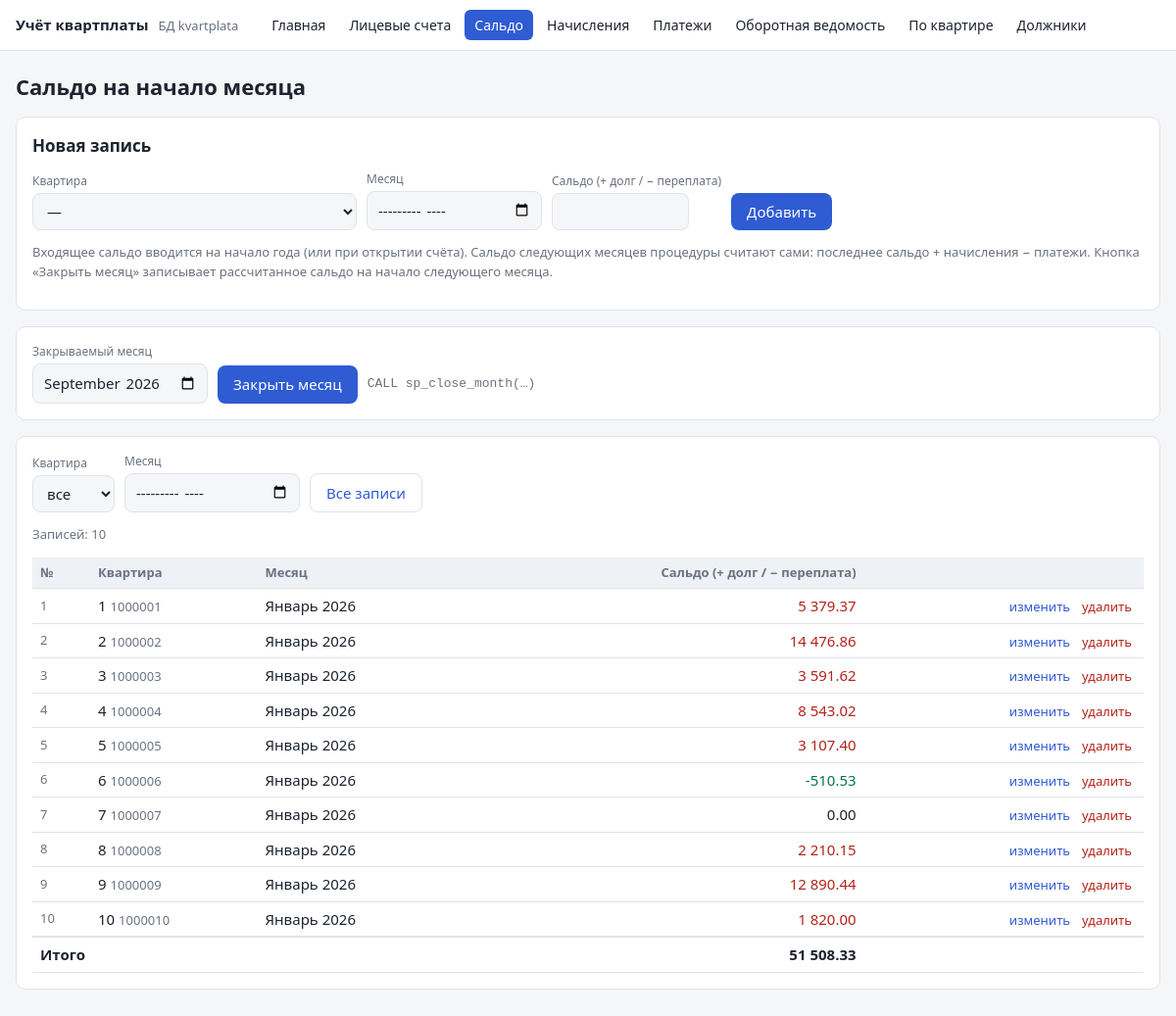
Page /lab_3/web/edit.php?t=saldo on the committed database.
### tables this page shows
CREATE TABLE saldo (
    id         INT UNSIGNED  NOT NULL AUTO_INCREMENT,
    account_id INT UNSIGNED  NOT NULL COMMENT 'Лицевой счёт',
    period     DATE          NOT NULL COMMENT 'Месяц (1-е число), на начало которого зафиксировано сальдо',
    amount     DECIMAL(12,2) NOT NULL COMMENT 'Сальдо: + долг / − переплата',
    PRIMARY KEY (id),
    UNIQUE KEY uq_saldo (account_id, period),
    CONSTRAINT fk_saldo_account FOREIGN KEY (account_id) REFERENCES accounts (id)
        ON DELETE CASCADE,
    CONSTRAINT chk_saldo_period CHECK (DAYOFMONTH(period) = 1)
);

CREATE TABLE accounts (
    id         INT UNSIGNED  NOT NULL AUTO_INCREMENT,
    account_no VARCHAR(10)   NOT NULL COMMENT 'Номер лицевого счёта',
    flat       SMALLINT UNSIGNED NOT NULL COMMENT 'Номер квартиры',
    owner      VARCHAR(150)  NOT NULL COMMENT 'Ответственный квартиросъёмщик',
    area       DECIMAL(6,2)  NOT NULL COMMENT 'Общая площадь, м²',
    residents  TINYINT UNSIGNED NOT NULL DEFAULT 1 COMMENT 'Число проживающих',
    PRIMARY KEY (id),
    UNIQUE KEY uq_account_no (account_no),
    UNIQUE KEY uq_flat (flat),
    CONSTRAINT chk_account_no CHECK (account_no REGEXP '^[0-9]{6,10}$'),
    CONSTRAINT chk_area CHECK (area > 0)
);

### lab_3/web/edit.php (the view, shortened to what this page needs)
<?php
require __DIR__ . '/lib.php';
$tables = [
    'accounts' => [
        'title'  => 'Лицевые счета',
        'order'  => 'a.flat',
        'fields' => [
            'account_no' => ['Лицевой счёт', 'text', 'pattern' => '[0-9]{6,10}'],
            'flat'       => ['Квартира', 'int'],
            'owner'      => ['Квартиросъёмщик', 'text', 'size' => 32],
            'area'       => ['Площадь, м²', 'money'],
            'residents'  => ['Проживает', 'int'],
        ],
    ],
    'saldo' => [
        'title'  => 'Сальдо на начало месяца',
        'order'  => 't.period DESC, a.flat',
        'filter' => 'period',
        'fields' => [
            'account_id' => ['Квартира', 'account'],
            'period'     => ['Месяц', 'month'],
            'amount'     => ['Сальдо (+ долг / − переплата)', 'money', 'signed' => true],
        ],
        'help'   => 'Входящее сальдо вводится на начало года (или при открытии счёта). '
                  . 'Сальдо следующих месяцев процедуры считают сами: последнее сальдо + начисления − платежи. '
                  . 'Кнопка «Закрыть месяц» записывает рассчитанное сальдо на начало следующего месяца.',
    ],
    'charges' => [
        'title'  => 'Начисления',
        'order'  => 't.period DESC, a.flat, t.service',
        'filter' => 'period',
        'fields' => [
            'account_id' => ['Квартира', 'account'],
            'period'     => ['Расчётный месяц', 'month'],
            'service'    => ['Услуга', 'select', 'options' => SERVICES],
            'amount'     => ['Сумма', 'money', 'signed' => true],
        ],
        'help'   => 'Отрицательная сумма — перерасчёт (уменьшение начисления).',
    ],
    'payments' => [
        'title'  => 'Платежи',
        'order'  => 't.pay_date DESC, a.flat',
        'filter' => 'pay_date',
        'fields' => [
            'account_id' => ['Квартира', 'account'],
            'pay_date'   => ['Дата поступления', 'date'],
            'amount'     => ['Сумма', 'money'],
            'source'     => ['Способ', 'select', 'options' => PAY_SOURCES],
            'doc_no'     => ['№ документа', 'text', 'optional' => true],
        ],
        'help'   => 'Платёж учитывается в месяце поступления на расчётный счёт.',
    ],
];
$t = array_key_exists($_GET['t'] ?? '', $tables) ? $_GET['t'] : 'accounts';
$cfg = $tables[$t];
$fields = $cfg['fields'];
$self = 'edit.php?t=' . $t;
$fAccount = (int)($_GET['account'] ?? 0);
$fMonth = preg_match('/^\d{4}-\d{2}$/', $_GET['month'] ?? '') ? $_GET['month'] : null;
$form = [];
$editId = (int)($_GET['edit'] ?? 0);
$where = [];
$params = [];
if ($t !== 'accounts') {
    $sql = "SELECT t.*, a.flat, a.account_no FROM $t t JOIN accounts a ON a.id = t.account_id"
         . ($where ? ' WHERE ' . implode(' AND ', $where) : '') . " ORDER BY {$cfg['order']}";
} else {
    $sql = "SELECT a.* FROM accounts a ORDER BY {$cfg['order']}";
}
$stmt = db()->prepare($sql);
$stmt->execute($params);
$rows = $stmt->fetchAll();
$accounts = accounts();
function input(string $name, array $f, $value): string
{
    $v = h((string)$value);
    $req = empty($f['optional']) ? 'required' : '';
    switch ($f[1]) {
        case 'account':
            global $accounts;
            $o = '<option value="">—</option>';
            foreach ($accounts as $a) {
                $sel = (string)$a['id'] === (string)$value ? 'selected' : '';
                $o .= sprintf('<option value="%d" %s>кв. %d — %s</option>', $a['id'], $sel, $a['flat'], h($a['owner']));
            }
            return "<select name=\"$name\" $req>$o</select>";
        case 'month':
            return "<input type=\"month\" name=\"$name\" value=\"$v\" $req>";
        case 'money':
            $min = empty($f['signed']) ? 'min="0.01"' : '';
            return "<input type=\"number\" step=\"0.01\" $min name=\"$name\" value=\"$v\" style=\"width:140px\" $req>";
    }
}
function cell(string $name, array $f, array $r): string
{
    $v = $r[$name];
    return match ($f[1]) {
        'account' => sprintf('<td>%d <span class="muted">%s</span></td>', $r['flat'], h($r['account_no'])),
        'money'   => sprintf('<td class="num %s">%s</td>', empty($f['signed']) ? '' : sign_class($v), money($v)),
        'month'   => sprintf('<td>%s %s</td>', MONTHS[(int)substr($v, 5, 2)], substr($v, 0, 4)),
        'date'    => '<td>' . date('d.m.Y', strtotime($v)) . '</td>',
        default   => '<td>' . h((string)$v) . '</td>',
    };
}
if (!$form && !$editId) {
    $form = ['account_id' => $fAccount ?: '', 'period' => $fMonth ?? '',
             'pay_date' => date('Y-m-d'), 'residents' => 1];
}
?>
    <form class="card" method="post" action="<?= h($self . ($fAccount ? "&account=$fAccount" : '') . ($fMonth ? "&month=$fMonth" : '')) ?>">
        <h2><?= $editId ? 'Изменение записи №' . $editId : 'Новая запись' ?></h2>
        <div class="row">
            <?php foreach ($fields as $name => $f): ?>
                <div class="field"><label><?= h($f[0]) ?></label><?= input($name, $f, $form[$name] ?? '') ?></div>
            <?php endforeach ?>
            <button type="submit"><?= $editId ? 'Сохранить' : 'Добавить' ?></button>
        </div>
        <?php if (!empty($cfg['help'])): ?><p class="muted"><?= h($cfg['help']) ?></p><?php endif ?>
    </form>
    <?php if ($t === 'saldo'): ?>
    <form class="card row" method="post" action="<?= h($self) ?>">
        <div class="field"><label>Закрываемый месяц</label>
            <input type="month" name="close" required value="<?= h(date('Y-m', strtotime('first day of last month'))) ?>"></div>
        <button type="submit">Закрыть месяц</button>
        <span class="sql">CALL sp_close_month(…)</span>
    </form>
    <?php endif ?>
    <div class="card">
        <?php if ($t !== 'accounts'): ?>
        <form class="row" method="get" style="margin-bottom:12px">
            <div class="field"><label>Квартира</label>
                <select name="account" onchange="this.form.submit()">
                    <option value="0">все</option>
                </select></div>
            <div class="field"><label>Месяц</label>
                <input type="month" name="month" value="<?= h($fMonth ?? '') ?>" onchange="this.form.submit()"></div>
            <a class="btn light" href="<?= h($self) ?>&month=">Все записи</a>
        </form>
        <?php endif ?>
        <p class="muted">Записей: <?= count($rows) ?></p>
        <div class="table-wrap">
        <table>
            <tr>
                <th>№</th>
                <?php foreach ($fields as $name => $f): ?>
                    <th class="<?= $f[1] === 'money' ? 'num' : '' ?>"><?= h($f[0]) ?></th>
                <?php endforeach ?>
                <th></th>
            </tr>
            <?php foreach ($rows as $r): ?>
            <tr>
                <td class="muted"><?= (int)$r['id'] ?></td>
                <?php foreach ($fields as $name => $f) echo cell($name, $f, $r); ?>
                <td class="num">
                    <a class="link" href="<?= h($self . '&edit=' . $r['id'] . ($fAccount ? "&account=$fAccount" : '') . ($fMonth ? "&month=$fMonth" : '')) ?>">изменить</a>
                    <form method="post" style="display:inline" onsubmit="return confirm('Удалить запись?')"
                          action="<?= h($self . ($fAccount ? "&account=$fAccount" : '') . ($fMonth ? "&month=$fMonth" : '')) ?>">
                        <button class="link" type="submit">удалить</button>
                    </form>
                </td>
            </tr>
            <?php endforeach ?>
            <?php if ($t !== 'accounts' && $rows): ?>
            <tr class="total">
                <td colspan="<?= array_search('amount', array_keys($fields)) + 1 ?>">Итого</td>
                <td class="num"><?= money(array_sum(array_column($rows, 'amount'))) ?></td>
                <td colspan="<?= count($fields) - array_search('amount', array_keys($fields)) ?>"></td>
            </tr>
            <?php endif ?>
        </table>
        </div>
    </div>

### lab_3/web/style.css (style rules this page uses)
:root { --bg: #f5f6f8; --card: #fff; --text: #1d2330; --muted: #6b7280; --accent: #2f5bd3; --border: #dfe3ea; --err: #b42318; --ok: #067647; --debt: #b42318; --over: #067647; --head: #eef1f6; --zebra: #fafbfc; }
* { box-sizing: border-box; }
body { margin: 0; background: var(--bg); color: var(--text); font: 15px/1.5 system-ui, -apple-system, "Segoe UI", sans-serif; }
h2 { font-size: 17px; margin: 0 0 12px; }
.card { background: var(--card); border: 1px solid var(--border); border-radius: 10px; padding: 16px; margin-bottom: 16px; }
.row { display: flex; flex-wrap: wrap; gap: 10px; align-items: flex-end; }
.field { display: flex; flex-direction: column; gap: 3px; }
.field label { font-size: 12px; color: var(--muted); }
input, select { font: inherit; color: var(--text); background: var(--bg); border: 1px solid var(--border); border-radius: 8px; padding: 7px 10px; }
button, .btn { font: inherit; background: var(--accent); color: #fff; border: 0; text-decoration: none; border-radius: 8px; padding: 8px 16px; cursor: pointer; display: inline-block; }
.btn.light { background: transparent; color: var(--accent); border: 1px solid var(--border); }
button.link { background: none; color: var(--err); padding: 0 4px; font-size: 13px; }
a.link { color: var(--accent); font-size: 13px; text-decoration: none; padding: 0 4px; }
.sql { font-family: ui-monospace, Menlo, monospace; font-size: 13px; color: var(--muted); margin: 0 0 10px; }
.muted { color: var(--muted); font-size: 13px; }
.table-wrap { overflow-x: auto; }
table { width: 100%; border-collapse: collapse; font-variant-numeric: tabular-nums; }
th, td { padding: 6px 8px; border-bottom: 1px solid var(--border); text-align: left; vertical-align: middle; }
th { font-size: 13px; color: var(--muted); font-weight: 600; background: var(--head); }
td.num, th.num { text-align: right; white-space: nowrap; }
tr.total td { font-weight: 700; border-top: 2px solid var(--border); }
.debt { color: var(--debt); }
.over { color: var(--over); }

### rows in the picture
saldo: id "1", account.account_no "1 1000001", period "Январь 2026", amount "5 379.37"
saldo: id "2", account.account_no "2 1000002", period "Январь 2026", amount "14 476.86"
saldo: id "3", account.account_no "3 1000003", period "Январь 2026", amount "3 591.62"
saldo: id "4", account.account_no "4 1000004", period "Январь 2026", amount "8 543.02"
saldo: id "5", account.account_no "5 1000005", period "Январь 2026", amount "3 107.40"
saldo: id "6", account.account_no "6 1000006", period "Январь 2026", amount "-510.53"
saldo: id "7", account.account_no "7 1000007", period "Январь 2026", amount "0.00"
saldo: id "8", account.account_no "8 1000008", period "Январь 2026", amount "2 210.15"
saldo: id "9", account.account_no "9 1000009", period "Январь 2026", amount "12 890.44"
saldo: id "10", account.account_no "10 1000010", period "Январь 2026", amount "1 820.00"

### other values in the picture
$label "Главная"
$label "Лицевые счета"
$label "Сальдо"
$label "Начисления"
$label "Платежи"
$label "Оборотная ведомость"
$label "По квартире"
$label "Должники"
$title "Сальдо на начало месяца"
$f[0] "Квартира"
$f[0] "Месяц"
$f[0] "Сальдо (+ долг / − переплата)"
count($rows) "10"
money(array_sum(array_column($rows, 'amount'))) "51 508.33"
